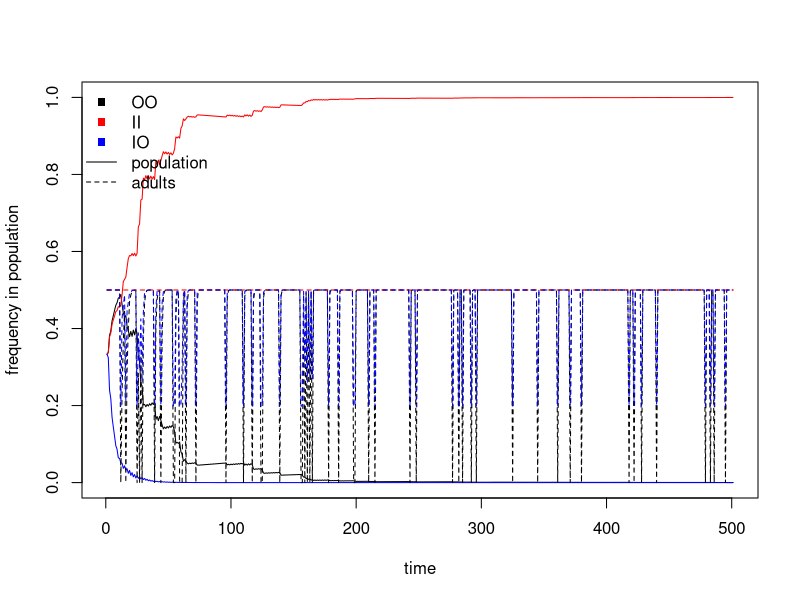
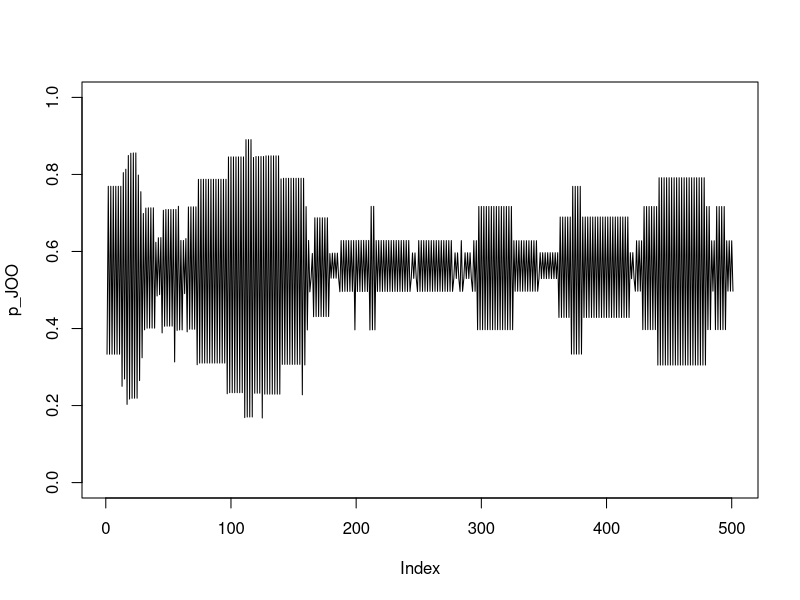
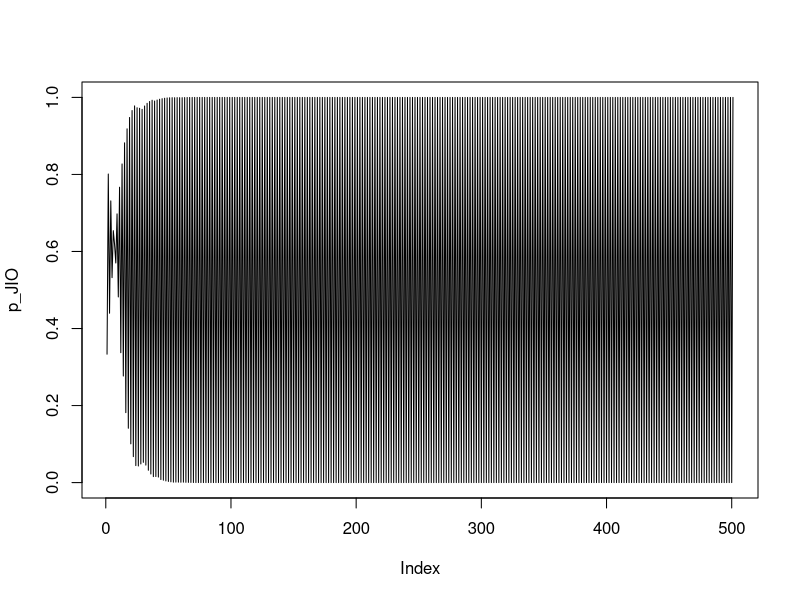
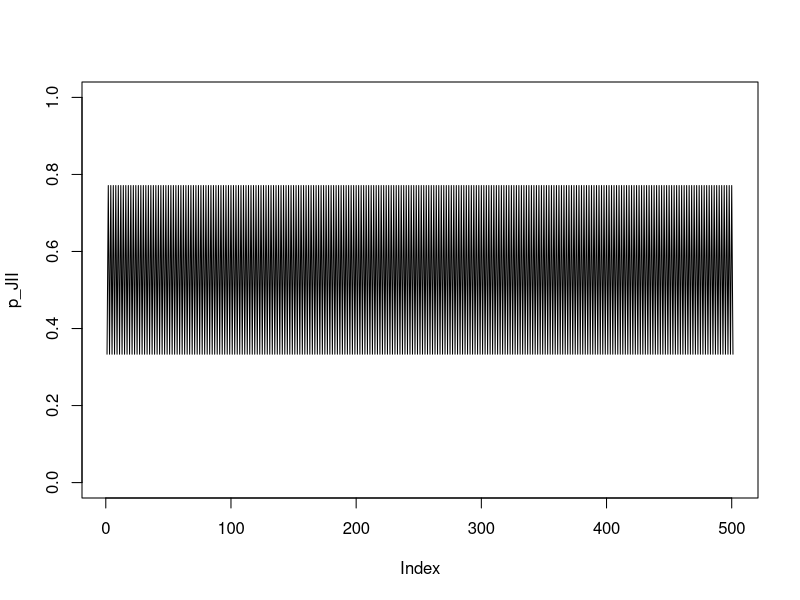

The R script that drew these images, in order:
###initial pop conditions
timesteps <- 500 #length of simulation

##parameters
bn <- 1    ##avg broodsize of adult with non-adaptive behavior
ba <- 2*bn ##avg broodsize of adult with adaptive behavior. ba > bn
p_as <- 0.2  #prob an adapted adult produces stressed offspring
p_ns <- 0.8  #prob an nonadapted adult produces stressed offspring
s <- 0.5	#prob individual learner succesfully acquires adaptive behavior
U <- 0.11  #prob environment changes states
mu_s <- 0.1	#mortality rate of social learners
mu_i <- 0.11 #mortality rate of individual learners
mu_n <- 1 # excess mortality factor of non-adapted individuals (to be added at some point?)

#create bins to store recursion values for each type
n_IOJH <- rep(0,timesteps + 1)
n_IOJS <- rep(0,timesteps + 1)
n_OOJH <- rep(0,timesteps + 1)
n_OOJS <- rep(0,timesteps + 1)
n_IIJH <- rep(0,timesteps + 1)
n_IIJS <- rep(0,timesteps + 1)

n_IIAa <- rep(0,timesteps + 1)
n_IIAn <- rep(0,timesteps + 1)
n_OOAa <- rep(0,timesteps + 1)
n_OOAn <- rep(0,timesteps + 1)
n_IOAa <- rep(0,timesteps + 1)
n_IOAn <- rep(0,timesteps + 1)


n_Aa <- rep(0,timesteps + 1)
n_An <- rep(0,timesteps + 1)
N <- rep(0,timesteps + 1)
u <- rep(0,timesteps + 1)
fa <- rep(0,timesteps + 1)
fn <- rep(0,timesteps + 1)

N0 <- 180
n_OOAa[1] <- 20
n_OOAn[1] <- 20
n_IIAa[1] <- 20
n_IIAn[1] <- 20
n_IOAa[1] <- 20
n_IOAn[1] <- 20
n_An[1] <- n_OOAn[1] + n_IIAn[1] + n_IOAn[1]
n_Aa[1] <- n_OOAa[1] + n_IIAa[1] + n_IOAa[1]

n_OOJH[1] <- 10
n_OOJS[1] <- 10
n_IIJH[1] <- 10
n_IIJS[1] <- 10
n_IOJH[1] <- 10
n_IOJS[1] <- 10

u[1] <- 0
N[1] <- n_OOAa[1] + n_OOAn[1] + n_IIAa[1] + n_IIAn[1] + n_IOAa[1] + n_IOAn[1] + n_OOJH[1] + n_OOJS[1] + n_IIJH[1] + n_IIJS[1] + n_IOJH[1] + n_IOJS[1]
fa[1]<- (n_Aa[1]*ba)/(n_Aa[1]*ba + n_An[1]*bn)
fn[1]<- (n_An[1]*bn)/(n_Aa[1]*ba + n_An[1]*bn)

#recursions
for (t in 1:timesteps)
{
    # juvenile recruitment
    n_OOJH[t+1] <- (n_OOAa[t])*ba*(1-p_as) + (n_OOAn[t])*bn*(1-p_ns)
    n_OOJS[t+1] <- (n_OOAa[t])*ba*p_as + (n_OOAn[t])*bn*p_ns
    n_IIJH[t+1] <- (n_IIAa[t])*ba*(1-p_as) + (n_IIAn[t])*bn*(1-p_ns)
    n_IIJS[t+1] <- (n_IIAa[t])*ba*p_as + (n_IIAn[t])*bn*p_ns
    n_IOJH[t+1] <- (n_IOAa[t])*ba*(1-p_as) + (n_IOAn[t])*bn*(1-p_ns)
    n_IOJS[t+1] <- (n_IOAa[t])*ba*p_as + (n_IOAn[t])*bn*p_ns

    #adult recruitment
    n_OOAa[t+1] <- (n_OOJS[t] + n_OOJH[t])*(n_Aa[t]/(n_Aa[t] + n_An[t]))*(1-u[t])*(1-mu_s)
    n_OOAn[t+1] <- (n_OOJS[t] + n_OOJH[t])*((1-u[t])*(n_An[t]/(n_Aa[t] + n_An[t])) + u[t])*(1-mu_s)
    n_IIAa[t+1] <- (n_IIJS[t] + n_IIJH[t])*s*(1-mu_i)
    n_IIAn[t+1] <- (n_IIJS[t] + n_IIJH[t])*(1-s)*(1-mu_i)
    n_IOAa[t+1] <- n_IOJS[t]*s*(1-mu_i) + ((1-u[t])*n_IOJH[t]*(n_Aa[t]/N[t]))*(1-mu_s)
    n_IOAn[t+1] <- n_IOJS[t]*(1-s)*(1-mu_i) + n_IOJH[t]*((1-u[t])*(n_An[t]/N[t]) + u[t])*(1-mu_s)


    n_Aa[t+1] <- n_OOAa[t+1] + n_IIAa[t+1] + n_IOAa[t+1]
    n_An[t+1] <- n_OOAn[t+1] + n_IIAn[t+1] + n_IOAn[t+1]
    N[t+1] <- n_OOAa[t+1] + n_OOAn[t+1] + n_IIAa[t+1] + n_IIAn[t+1] + n_IOAa[t+1] + n_IOAn[t+1]+ n_OOJH[t+1] + n_OOJS[t+1] + n_IIJH[t+1] + n_IIJS[t+1] + n_IOJH[t+1] + n_IOJS[t+1]
    u[t+1] <- rbinom(n=1,prob=U,size=1) #sample environment changing
    fa[t+1]<- (n_Aa[t+1]*ba)/(n_Aa[t+1]*ba + n_An[t+1]*bn)
    fn[t+1]<- (n_An[t+1]*bn)/(n_Aa[t+1]*ba + n_An[t+1]*bn)
}

# compute proportions of each strategy for summary plot
p_OO <- ( n_OOJH + n_OOJS + n_OOAa + n_OOAn ) / N
p_II <- ( n_IIJH + n_IIJS + n_IIAa + n_IIAn ) / N
p_IO <- (n_IOJH + n_IOJS + n_IOAa + n_IOAn) / N
q_OO <-  n_OOAa / ( n_OOAa + n_OOAn )
q_II <-  n_IIAa / ( n_IIAa + n_IIAn )
q_IO <- n_IOAa / (n_IOAa + n_IOAn)


plot( p_OO , ylim=c(0,1) , type="l" , xlab="time" , ylab="frequency in population")
lines( 1:length(p_II) , p_II , col="red" )
lines( 1:length(p_IO) , p_IO , col= "blue")
lines( 1:length(q_OO) , q_OO , lty=2 )
lines( 1:length(q_II) , q_II , lty=2 , col="red" )
lines( 1:length(q_IO) , q_IO , lty=2 , col="blue" )

legend("topleft" , c("OO", "II", "IO" , "population" , "adults") , lty=c(0,0,0,1,2) , lwd=c(0,0,0,1,1) , col=c("black", "red", "blue" , "black" , "black") , pch=c(15,15,15,NA,NA) ,bty='n')


# age structure
p_JOO <- ( n_OOJS + n_OOJH ) / ( n_OOJH + n_OOJS + n_OOAa + n_OOAn )
p_AOO <- ( n_OOAa + n_OOAn ) / ( n_OOJH + n_OOJS + n_OOAa + n_OOAn )
plot( p_JOO , ylim=c(0,1) , type="l" )

p_JIO <- (n_IOJS + n_IOJH) / (n_IOJH + n_IOJS + n_IOAa + n_IOAn)
p_AIO <- (n_IOAa + n_IOAn) / (n_IOJH + n_IOJS + n_IOAa + n_IOAn)
plot( p_JIO , ylim=c(0,1) , type="l" )

p_JII <- ( n_IIJS + n_IIJH ) / ( n_IIJH + n_IIJS + n_IIAa + n_IIAn )
p_AII <- ( n_IIAa + n_IIAn ) / ( n_IIJH + n_IIJS + n_IIAa + n_IIAn )
plot( p_JII , ylim=c(0,1) , type="l" )
